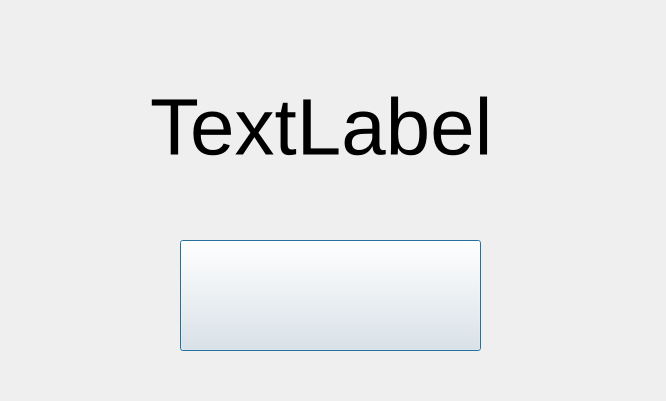
<?xml version="1.0" encoding="UTF-8"?>
<ui version="4.0">
 <class>PageResult</class>
 <widget class="QDialog" name="PageResult">
  <property name="geometry">
   <rect>
    <x>0</x>
    <y>0</y>
    <width>666</width>
    <height>401</height>
   </rect>
  </property>
  <property name="windowTitle">
   <string>Dialog</string>
  </property>
  <property name="styleSheet">
   <string notr="true">border-image: url(:/new/prefix1/image_passwork.jpg);</string>
  </property>
  <widget class="QPushButton" name="Continue_Exit">
   <property name="geometry">
    <rect>
     <x>180</x>
     <y>240</y>
     <width>301</width>
     <height>111</height>
    </rect>
   </property>
   <property name="font">
    <font>
     <pointsize>40</pointsize>
    </font>
   </property>
   <property name="styleSheet">
    <string notr="true">border-image: url(:/new/prefix1/desktop.ini);</string>
   </property>
   <property name="text">
    <string/>
   </property>
  </widget>
  <widget class="QLabel" name="label">
   <property name="geometry">
    <rect>
     <x>150</x>
     <y>80</y>
     <width>377</width>
     <height>93</height>
    </rect>
   </property>
   <property name="font">
    <font>
     <pointsize>60</pointsize>
    </font>
   </property>
   <property name="styleSheet">
    <string notr="true">border-image: url(:/image/image_Lable.png);</string>
   </property>
   <property name="text">
    <string>TextLabel</string>
   </property>
  </widget>
 </widget>
 <resources/>
 <connections/>
</ui>
